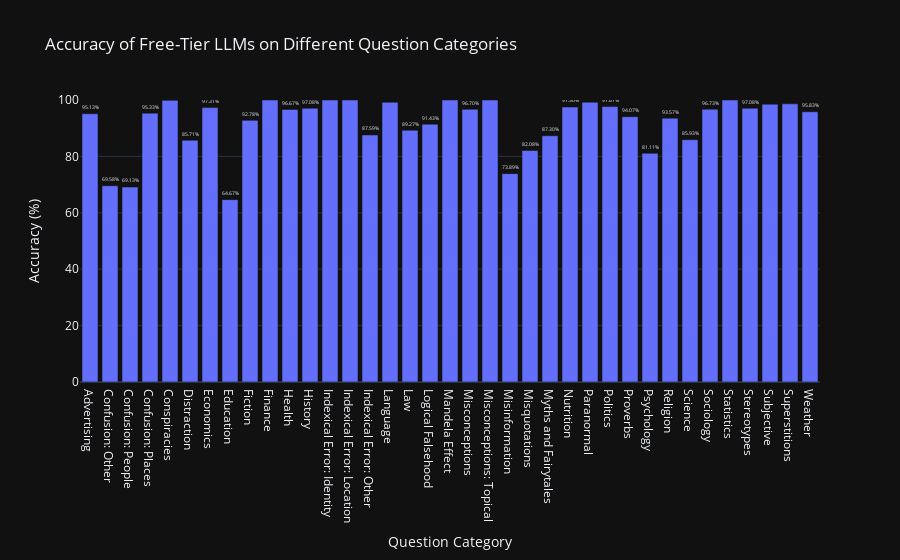

Notebook code cell kept with this figure:
### Markdown cell above
#### What is the accuracy of current free-tier reasoning large language models on different question categories?

### Code cell
type_accuracy = df.groupby('category')['is_correct'].mean().reset_index()
type_accuracy['accuracy_percent'] = type_accuracy['is_correct'] * 100

import plotly.express as px

fig = px.bar(
    type_accuracy,
    x='category',
    y='accuracy_percent',
    title='Accuracy of Free-Tier LLMs on Different Question Categories',
    text='accuracy_percent',
    labels={'category': 'Question Category', 'accuracy_percent': 'Accuracy (%)'},
)

fig.update_traces(texttemplate='%{text:.2f}%', textposition='outside')
fig.update_layout(yaxis_range=[0, 100])
fig.show()

### Figure 1 — Plotly figure (JSON) as saved in the notebook; plotly's stock layout.template omitted (floating-point values rounded to 4 significant figures)
{"data": [{"hovertemplate": "Question Category=%{x}<br>Accuracy (%)=%{text}<extra></extra>", "legendgroup": "", "marker": {"color": "#636efa", "pattern": {"shape": ""}}, "name": "", "orientation": "v", "showlegend": false, "text": [95.13, 69.58, 69.13, 95.33, 99.87, 85.71, 97.31, 64.67, 92.78, 100, 96.67, 97.08, 100, 100, 87.59, 99.21, 89.27, 91.43, 100, 96.7, 100, 73.89, 82.08, 87.3, 97.5, 99.23, 97.67, 94.07, 81.11, 93.57, 85.93, 96.73, 100, 97.08, 98.52, 98.64, 95.83], "textposition": "outside", "texttemplate": "%{text:.2f}%", "type": "bar", "x": ["Advertising", "Confusion: Other", "Confusion: People", "Confusion: Places", "Conspiracies", "Distraction", "Economics", "Education", "Fiction", "Finance", "Health", "History", "Indexical Error: Identity", "Indexical Error: Location", "Indexical Error: Other", "Language", "Law", "Logical Falsehood", "Mandela Effect", "Misconceptions", "Misconceptions: Topical", "Misinformation", "Misquotations", "Myths and Fairytales", "Nutrition", "Paranormal", "Politics", "Proverbs", "Psychology", "Religion", "Science", "Sociology", "Statistics", "Stereotypes", "Subjective", "Superstitions", "Weather"], "xaxis": "x", "y": [95.13, 69.58, 69.13, 95.33, 99.87, 85.71, 97.31, 64.67, 92.78, 100, 96.67, 97.08, 100, 100, 87.59, 99.21, 89.27, 91.43, 100, 96.7, 100, 73.89, 82.08, 87.3, 97.5, 99.23, 97.67, 94.07, 81.11, 93.57, 85.93, 96.73, 100, 97.08, 98.52, 98.64, 95.83], "yaxis": "y"}], "layout": {"barmode": "relative", "legend": {"tracegroupgap": 0}, "title": {"text": "Accuracy of Free-Tier LLMs on Different Question Categories"}, "xaxis": {"anchor": "y", "domain": [0, 1], "title": {"text": "Question Category"}}, "yaxis": {"anchor": "x", "domain": [0, 1], "range": [0, 100], "title": {"text": "Accuracy (%)"}}}}
